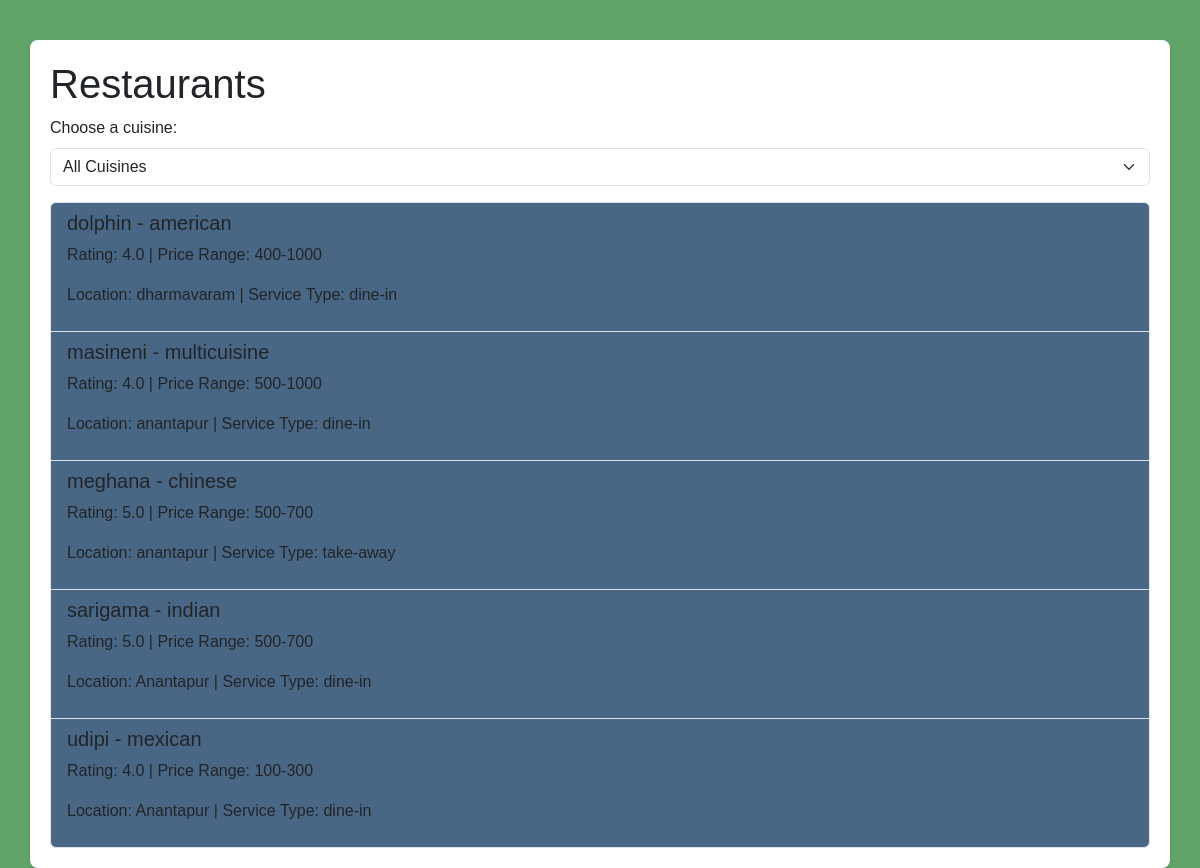
The page /restaurants/ on the database its author committed.
### restaurants/models.py (models this page shows, shortened)
class Restaurant(models.Model):
    name = models.CharField(max_length=100)
    rating = models.FloatField()
    price_range = models.CharField(max_length=50)
    location = models.CharField(max_length=100)
    service_type = models.CharField(max_length=100)  # e.g., Dine-in, Delivery, Pickup
    cuisine = models.CharField(max_length=50)

### restaurants/views.py (the view)
# urls.py: path('', restaurant_list, name='restaurant_list'),
def restaurant_list(request):
    cuisines = Restaurant.objects.order_by().values_list('cuisine', flat=True).distinct()
    selected_cuisine = request.GET.get('cuisine')
    if selected_cuisine:
        restaurants = Restaurant.objects.filter(cuisine=selected_cuisine).order_by('name')
    else:
        restaurants = Restaurant.objects.all().order_by('name')
    context = {
        'restaurants': restaurants,
        'cuisines': cuisines,
        'selected_cuisine': selected_cuisine
    }
    return render(request, 'restaurants/restaurant_list.html', context)

### restaurants/templates/restaurants/restaurant_list.html (shortened to what this page needs)
{% load static %}
<!DOCTYPE html>
<html lang="en">
<head>
    <link rel="stylesheet" href="https://cdn.jsdelivr.net/npm/bootstrap@5.3.0/dist/css/bootstrap.min.css">
</head>
<body>
<div class="container">
    <h1>Restaurants</h1>
    <form method="get" class="mb-3">
        <label for="cuisineSelect" class="form-label">Choose a cuisine:</label>
        <select id="cuisineSelect" name="cuisine" class="form-select" onchange="this.form.submit()">
            <option value="">All Cuisines</option>
        </select>
    </form>
    <div class="list-group" >
        {% for restaurant in restaurants %}
        <div class="list-group-item">
            <h5>{{ restaurant.name }} - {{ restaurant.cuisine }}</h5>
            <p>Rating: {{ restaurant.rating }} | Price Range: {{ restaurant.price_range }}</p>
            <p>Location: {{ restaurant.location }} | Service Type: {{ restaurant.service_type }}</p>
        </div>
        {% empty %}
        <div class="list-group-item">No restaurants found.</div>
        {% endfor %}
    </div>
</div>
</body>
</html>

### restaurants/templates/restaurants/restaurant_list.html (style rules this page uses)
body { background-color: #61a46a; font-family: 'Arial', sans-serif; }
.container { margin-top: 40px; background: white; padding: 20px; border-radius: 8px; box-shadow: 0 2px 4px rgba(0,0,0,0.1); }
.list-group-item { background-color: #496784; }

### rows shown on the page
Restaurant: name "dolphin", cuisine "american", rating "4.0", price_range "400-1000", location "dharmavaram", service_type "dine-in"
Restaurant: name "masineni", cuisine "multicuisine", rating "4.0", price_range "500-1000", location "anantapur", service_type "dine-in"
Restaurant: name "meghana", cuisine "chinese", rating "5.0", price_range "500-700", location "anantapur", service_type "take-away"
Restaurant: name "sarigama", cuisine "indian", rating "5.0", price_range "500-700", location "Anantapur", service_type "dine-in"
Restaurant: name "udipi", cuisine "mexican", rating "4.0", price_range "100-300", location "Anantapur", service_type "dine-in"
